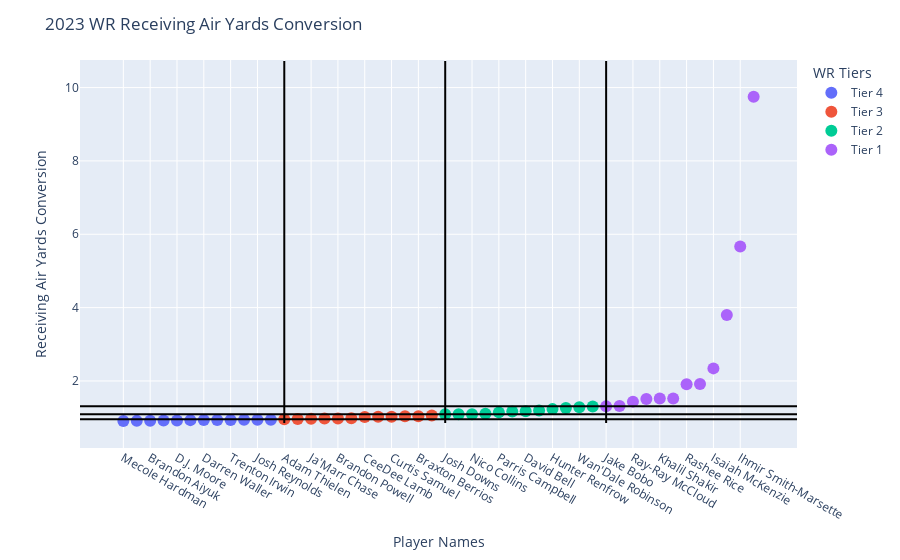

The code cell stored with this chart in its notebook:
### Code cell
create_scatter_plot(df_sorted, stat=col_to_graph, custom_appendix=appendix, save_path=save_path,
                    start_index=-48, three_tiers=True)

### Figure 1 — Plotly figure (JSON) as saved in the notebook; plotly's stock layout.template omitted (floating-point values rounded to 4 significant figures)
{"data": [{"hovertemplate": "Color=Tier 4<br>player_name=%{x}<br>receiving_air_yards_conversion=%{y}<extra></extra>", "legendgroup": "Tier 4", "marker": {"color": "#636efa", "size": 12, "symbol": "circle"}, "mode": "markers", "name": "Tier 4", "orientation": "v", "showlegend": true, "type": "scatter", "x": ["Mecole Hardman", "Nelson Agholor", "Brandon Aiyuk", "Kyle Philips", "D.J. Moore", "Zay Flowers", "Darren Waller", "Christian Kirk", "Trenton Irwin", "Michael Pittman", "Josh Reynolds", "Cooper Kupp"], "xaxis": "x", "y": [0.9051, 0.9115, 0.9148, 0.9188, 0.9241, 0.9316, 0.9324, 0.9347, 0.9377, 0.9389, 0.9426, 0.9437], "yaxis": "y"}, {"hovertemplate": "Color=Tier 3<br>player_name=%{x}<br>receiving_air_yards_conversion=%{y}<extra></extra>", "legendgroup": "Tier 3", "marker": {"color": "#EF553B", "size": 12, "symbol": "circle"}, "mode": "markers", "name": "Tier 3", "orientation": "v", "showlegend": true, "type": "scatter", "x": ["Adam Thielen", "Jaylen Waddle", "Ja'Marr Chase", "Tyreek Hill", "Brandon Powell", "Dontayvion Wicks", "CeeDee Lamb", "Puka Nacua", "Curtis Samuel", "Lynn Bowden", "Braxton Berrios", "Tyler Boyd"], "xaxis": "x", "y": [0.9584, 0.9648, 0.9697, 0.974, 0.9759, 0.9831, 1.016, 1.023, 1.025, 1.038, 1.039, 1.06], "yaxis": "y"}, {"hovertemplate": "Color=Tier 2<br>player_name=%{x}<br>receiving_air_yards_conversion=%{y}<extra></extra>", "legendgroup": "Tier 2", "marker": {"color": "#00cc96", "size": 12, "symbol": "circle"}, "mode": "markers", "name": "Tier 2", "orientation": "v", "showlegend": true, "type": "scatter", "x": ["Josh Downs", "Rondale Moore", "Nico Collins", "Jaxon Smith-Njigba", "Parris Campbell", "Equanimeous St. Brown", "David Bell", "Amon-Ra St. Brown", "Hunter Renfrow", "Kalif Raymond", "Wan'Dale Robinson", "Jamison Crowder"], "xaxis": "x", "y": [1.091, 1.093, 1.094, 1.104, 1.143, 1.17, 1.176, 1.192, 1.232, 1.26, 1.28, 1.303], "yaxis": "y"}, {"hovertemplate": "Color=Tier 1<br>player_name=%{x}<br>receiving_air_yards_conversion=%{y}<extra></extra>", "legendgroup": "Tier 1", "marker": {"color": "#ab63fa", "size": 12, "symbol": "circle"}, "mode": "markers", "name": "Tier 1", "orientation": "v", "showlegend": true, "type": "scatter", "x": ["Jake Bobo", "River Cracraft", "Ray-Ray McCloud", "Kadarius Toney", "Khalil Shakir", "Deebo Samuel", "Rashee Rice", "David Moore", "Isaiah McKenzie", "Cordarrelle Patterson", "Ihmir Smith-Marsette", "DeAndre Carter"], "xaxis": "x", "y": [1.307, 1.315, 1.436, 1.509, 1.52, 1.522, 1.91, 1.918, 2.343, 3.8, 5.667, 9.75], "yaxis": "y"}], "layout": {"legend": {"title": {"text": "WR Tiers"}, "tracegroupgap": 0}, "margin": {"t": 60}, "shapes": [{"line": {"color": "black", "width": 2}, "type": "line", "x0": 0, "x1": 1, "xref": "paper", "y0": 1.307, "y1": 1.307, "yref": "y"}, {"line": {"color": "black", "width": 2}, "type": "line", "x0": "Jake Bobo", "x1": "Jake Bobo", "xref": "x", "y0": 0.8561, "y1": 10.73, "yref": "y"}, {"line": {"color": "black", "width": 2}, "type": "line", "x0": 0, "x1": 1, "xref": "paper", "y0": 1.091, "y1": 1.091, "yref": "y"}, {"line": {"color": "black", "width": 2}, "type": "line", "x0": "Josh Downs", "x1": "Josh Downs", "xref": "x", "y0": 0.8561, "y1": 10.73, "yref": "y"}, {"line": {"color": "black", "width": 2}, "type": "line", "x0": 0, "x1": 1, "xref": "paper", "y0": 0.9584, "y1": 0.9584, "yref": "y"}, {"line": {"color": "black", "width": 2}, "type": "line", "x0": "Adam Thielen", "x1": "Adam Thielen", "xref": "x", "y0": 0.8561, "y1": 10.73, "yref": "y"}], "title": {"text": "2023 WR Receiving Air Yards Conversion"}, "xaxis": {"anchor": "y", "domain": [0, 1], "title": {"text": "Player Names"}}, "yaxis": {"anchor": "x", "domain": [0, 1], "title": {"text": "Receiving Air Yards Conversion"}}}}
